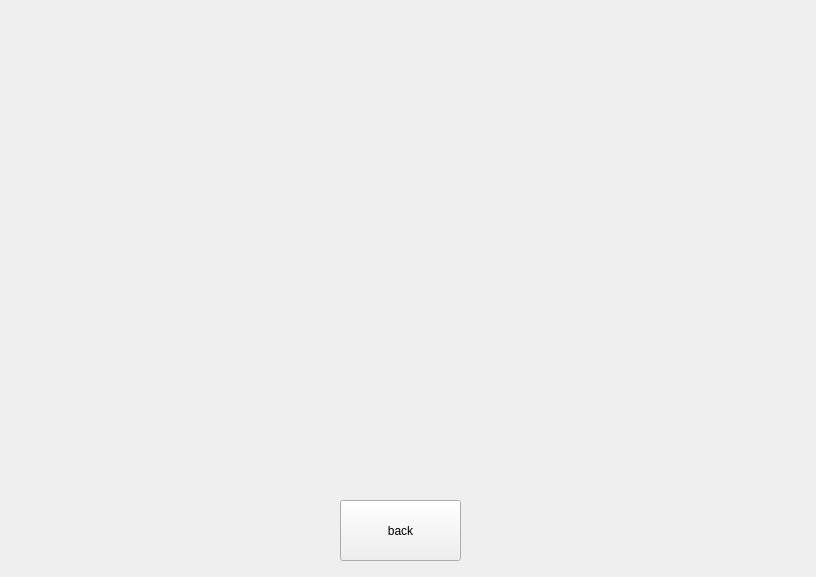
<?xml version="1.0" encoding="UTF-8"?>
<ui version="4.0">
 <class>MainWindow</class>
 <widget class="QMainWindow" name="MainWindow">
  <property name="geometry">
   <rect>
    <x>0</x>
    <y>0</y>
    <width>816</width>
    <height>577</height>
   </rect>
  </property>
  <property name="minimumSize">
   <size>
    <width>816</width>
    <height>577</height>
   </size>
  </property>
  <property name="maximumSize">
   <size>
    <width>816</width>
    <height>577</height>
   </size>
  </property>
  <property name="windowTitle">
   <string>MainWindow</string>
  </property>
  <widget class="QWidget" name="centralwidget">
   <widget class="QLabel" name="label">
    <property name="geometry">
     <rect>
      <x>0</x>
      <y>0</y>
      <width>816</width>
      <height>577</height>
     </rect>
    </property>
    <property name="minimumSize">
     <size>
      <width>816</width>
      <height>577</height>
     </size>
    </property>
    <property name="maximumSize">
     <size>
      <width>816</width>
      <height>577</height>
     </size>
    </property>
    <property name="text">
     <string/>
    </property>
    <property name="pixmap">
     <pixmap resource="../../imagens/Cozinha/ImagensCozinha.qrc">:/png/geladeira.png</pixmap>
    </property>
    <property name="scaledContents">
     <bool>true</bool>
    </property>
   </widget>
   <widget class="QPushButton" name="pushButton">
    <property name="geometry">
     <rect>
      <x>340</x>
      <y>500</y>
      <width>121</width>
      <height>61</height>
     </rect>
    </property>
    <property name="text">
     <string>back</string>
    </property>
   </widget>
   <widget class="QLabel" name="label_2">
    <property name="geometry">
     <rect>
      <x>720</x>
      <y>120</y>
      <width>81</width>
      <height>81</height>
     </rect>
    </property>
    <property name="text">
     <string/>
    </property>
    <property name="pixmap">
     <pixmap>../Cube/imagens/Cozinha/carta3.png</pixmap>
    </property>
    <property name="scaledContents">
     <bool>true</bool>
    </property>
   </widget>
  </widget>
 </widget>
 <resources>
  <include location="../../imagens/Cozinha/ImagensCozinha.qrc"/>
 </resources>
 <connections/>
</ui>
